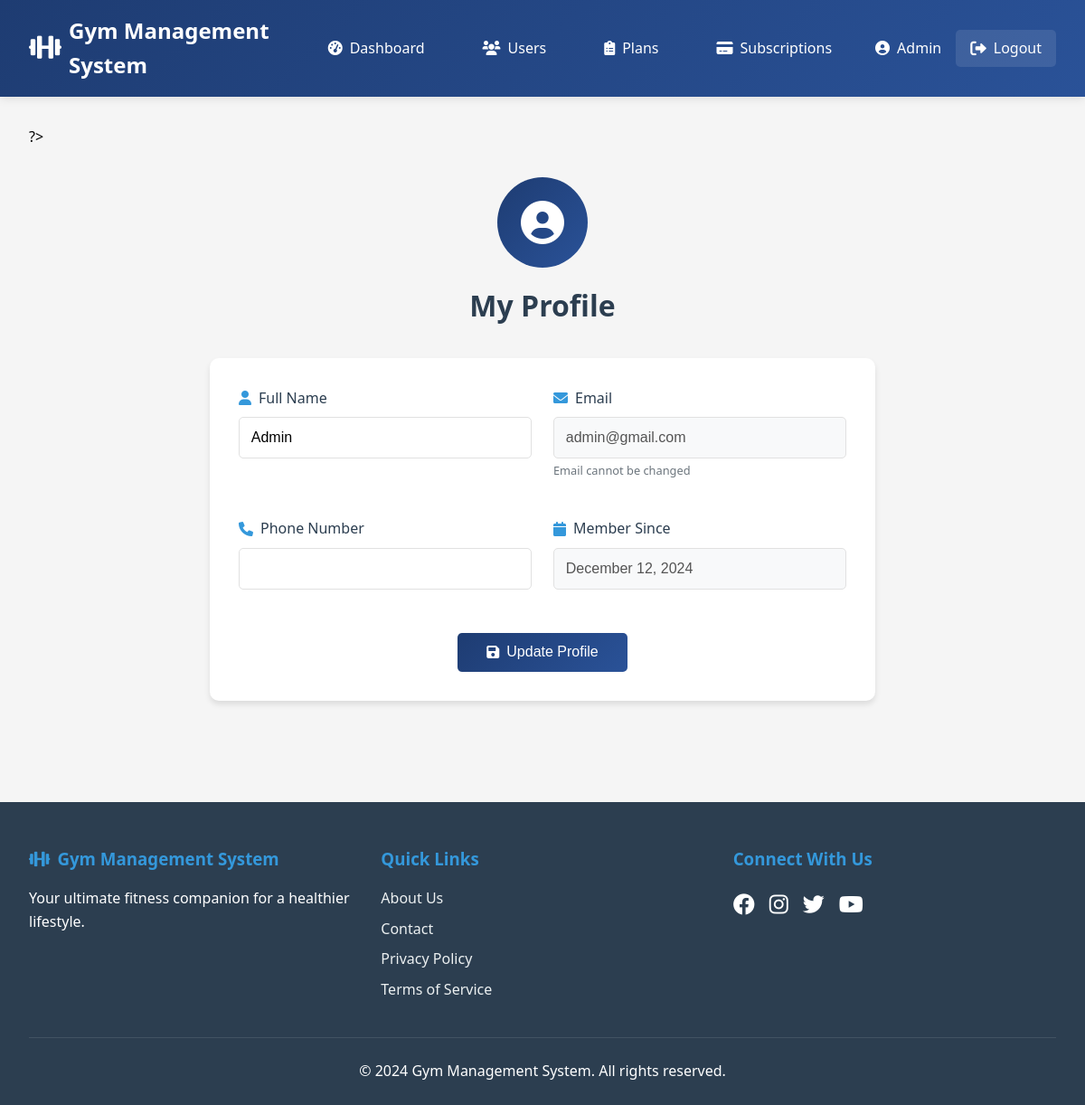
Screenshot of /user/profile.php (signed in) with the database file from the repository.
### tables this page shows
CREATE TABLE users (
    user_id INT AUTO_INCREMENT PRIMARY KEY,
    full_name VARCHAR(100) NOT NULL,
    email VARCHAR(100) UNIQUE NOT NULL,
    password VARCHAR(255) NOT NULL,
    phone_number VARCHAR(15),
    registration_date TIMESTAMP DEFAULT CURRENT_TIMESTAMP,
    role ENUM('admin', 'user') DEFAULT 'user'
);

### user/profile.php (the view, shortened to what this page needs)
<?php
require_once '../includes/header.php';
$user_id = $_SESSION['user_id'];
$sql = "SELECT * FROM users WHERE user_id = ?";
$stmt = mysqli_prepare($con, $sql);
mysqli_stmt_bind_param($stmt, "i", $user_id);
mysqli_stmt_execute($stmt);
$user = mysqli_stmt_get_result($stmt)->fetch_assoc();
?>
<div class="profile-container">
    <div class="profile-header">
        <div class="profile-avatar">
            <i class="fas fa-user-circle"></i>
        </div>
        <h1>My Profile</h1>
    </div>
    <div class="profile-card">
        <form method="POST" class="profile-form">
            <div class="form-grid">
                <div class="form-group">
                    <label for="full_name">
                        <i class="fas fa-user"></i>
                        Full Name
                    </label>
                    <input type="text"
                           id="full_name"
                           name="full_name"
                           value="<?php echo htmlspecialchars($user['full_name']); ?>"
                           required>
                </div>
                <div class="form-group">
                    <label for="email">
                        <i class="fas fa-envelope"></i>
                        Email
                    </label>
                    <input type="email"
                           value="<?php echo htmlspecialchars($user['email']); ?>"
                           disabled>
                    <small class="form-text">Email cannot be changed</small>
                </div>
                <div class="form-group">
                    <label for="phone">
                        <i class="fas fa-phone"></i>
                        Phone Number
                    </label>
                    <input type="tel"
                           id="phone"
                           name="phone"
                           value="<?php echo htmlspecialchars($user['phone_number']); ?>">
                </div>
                <div class="form-group">
                    <label>
                        <i class="fas fa-calendar"></i>
                        Member Since
                    </label>
                    <input type="text"
                           value="<?php echo date('F j, Y', strtotime($user['registration_date'])); ?>"
                           disabled>
                </div>
            </div>
            <div class="form-actions">
                <button type="submit" class="btn btn-primary">
                    <i class="fas fa-save"></i> Update Profile
                </button>
            </div>
        </form>
    </div>
</div>
<?php require_once '../includes/footer.php'; ?>

### assets/css/style.css (style rules this page uses)
* { margin: 0; padding: 0; box-sizing: border-box; }
body { font-family: 'Segoe UI', Tahoma, Geneva, Verdana, sans-serif; line-height: 1.6; background-color: #f5f5f5; min-height: 100vh; display: flex; flex-direction: column; }
.form-group { margin-bottom: 15px; }
.form-group label { display: block; margin-bottom: 5px; }
.form-group input { width: 100%; padding: 8px; border: 1px solid #ddd; border-radius: 4px; }
.btn { display: inline-block; padding: 8px 16px; border: none; border-radius: 4px; cursor: pointer; }
.btn-primary { background-color: #007bff; color: white; }

### user/profile.php (style rules this page uses)
.profile-container { max-width: 800px; margin: 0 auto; padding: 2rem; }
.profile-header { text-align: center; margin-bottom: 2rem; }
.profile-avatar { width: 100px; height: 100px; margin: 0 auto 1rem; background: linear-gradient(135deg, #1e3c72 0%, #2a5298 100%); border-radius: 50%; display: flex; align-items: center; justify-content: center; }
.profile-avatar i { font-size: 3rem; color: white; }
.profile-header h1 { color: #2c3e50; font-size: 2rem; margin: 0; }
.profile-card { background: white; border-radius: 10px; padding: 2rem; box-shadow: 0 4px 6px rgba(0, 0, 0, 0.1); }
.form-grid { display: grid; grid-template-columns: repeat(auto-fit, minmax(300px, 1fr)); gap: 1.5rem; margin-bottom: 2rem; }
.form-group { margin-bottom: 1rem; }
.form-group label { display: flex; align-items: center; gap: 0.5rem; margin-bottom: 0.5rem; color: #2c3e50; font-weight: 500; }
.form-group label i { color: #3498db; }
.form-group input { width: 100%; padding: 0.8rem; border: 1px solid #e1e1e1; border-radius: 5px; font-size: 1rem; transition: border-color 0.3s ease; }
.form-group input:disabled { background-color: #f8f9fa; cursor: not-allowed; }
.form-text { font-size: 0.8rem; color: #6c757d; margin-top: 0.25rem; }
.form-actions { text-align: center; }
.btn { display: inline-flex; align-items: center; gap: 0.5rem; padding: 0.8rem 2rem; font-size: 1rem; font-weight: 500; border-radius: 5px; cursor: pointer; transition: all 0.3s ease; }
.btn-primary { background: linear-gradient(135deg, #1e3c72 0%, #2a5298 100%); color: white; border: none; }

### rows the page displays
users: full_name "Admin", email "admin@gmail.com", registration_date "December 12, 2024"

### other values shown
SITE_NAME "Gym Management System"
$_SESSION['full_name'] "Admin"
